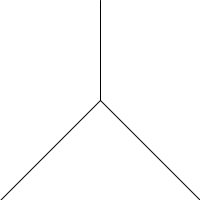
Frame 1 (no input)
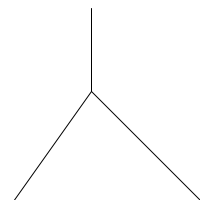
Frame 60 (the mouse pressed at the canvas centre just before this capture)
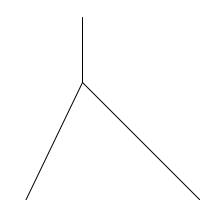
Frame 120 (the mouse held since frame 60 and released just before this capture)

The Processing sketch that drew these frames (run headless with seeded random() and noise(); from frame 60 on, the mouse is pressed at the canvas centre):

// Processing sketch: processing_26433
// ── processing_26433.pde

float backgroundColour = 255;
float lineStroke = 0;
float lineX = 0;
float lineY = 100;
float lineZ = 200;
float change = 0.15;


void setup() {
  size(200, 200); 
}

void draw() {
  background(backgroundColour);
  stroke(lineStroke);
  line(lineY, lineX, lineY, lineY);
  line(lineY, lineY, lineX, lineZ);
  line(lineY, lineY, lineZ, lineZ);
  
  lineX = lineX + change;
  lineY = lineY - change;
  lineZ = lineZ + change;
  
}
